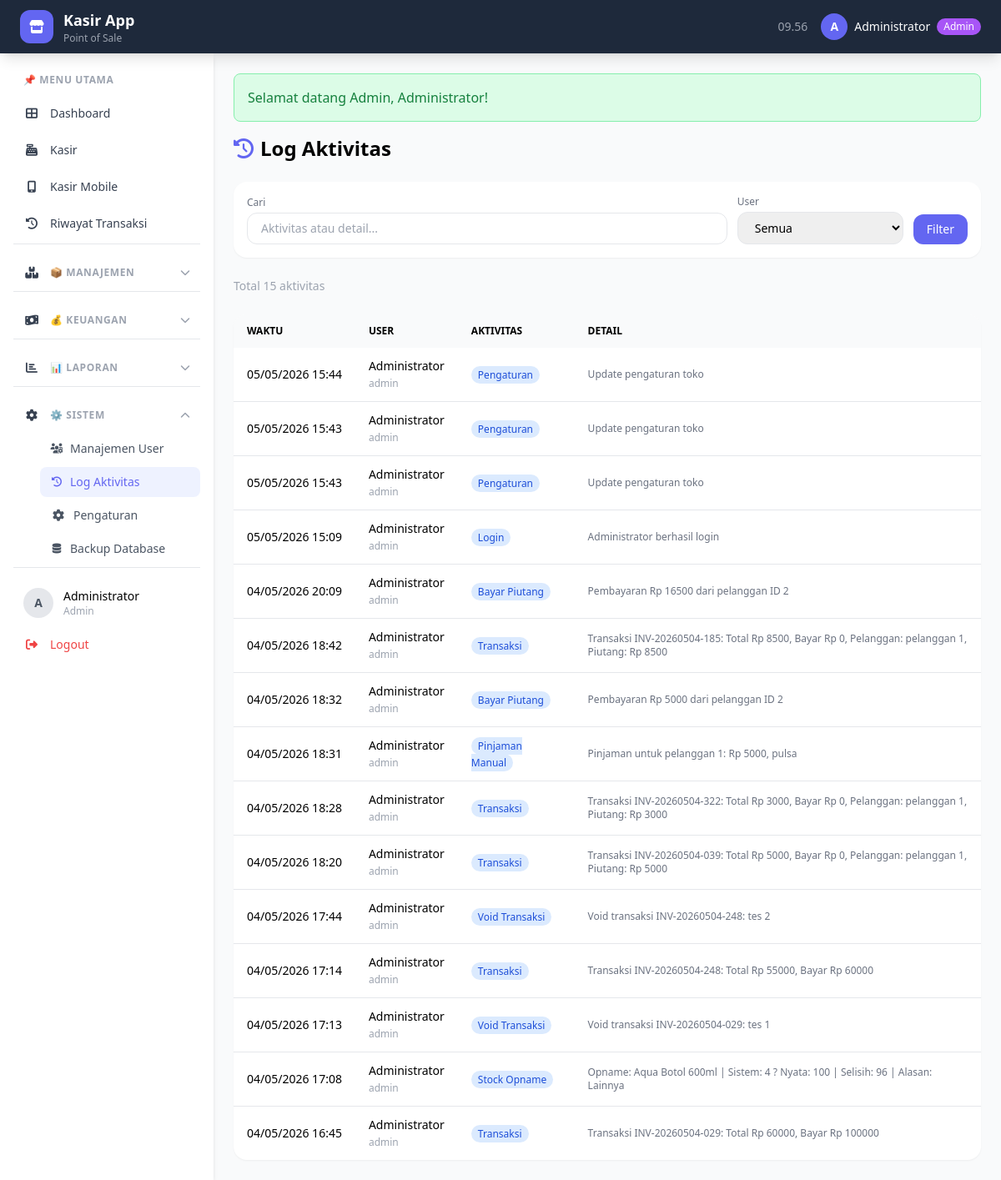
Before: /index.php?page=log (signed in) with the older database file.
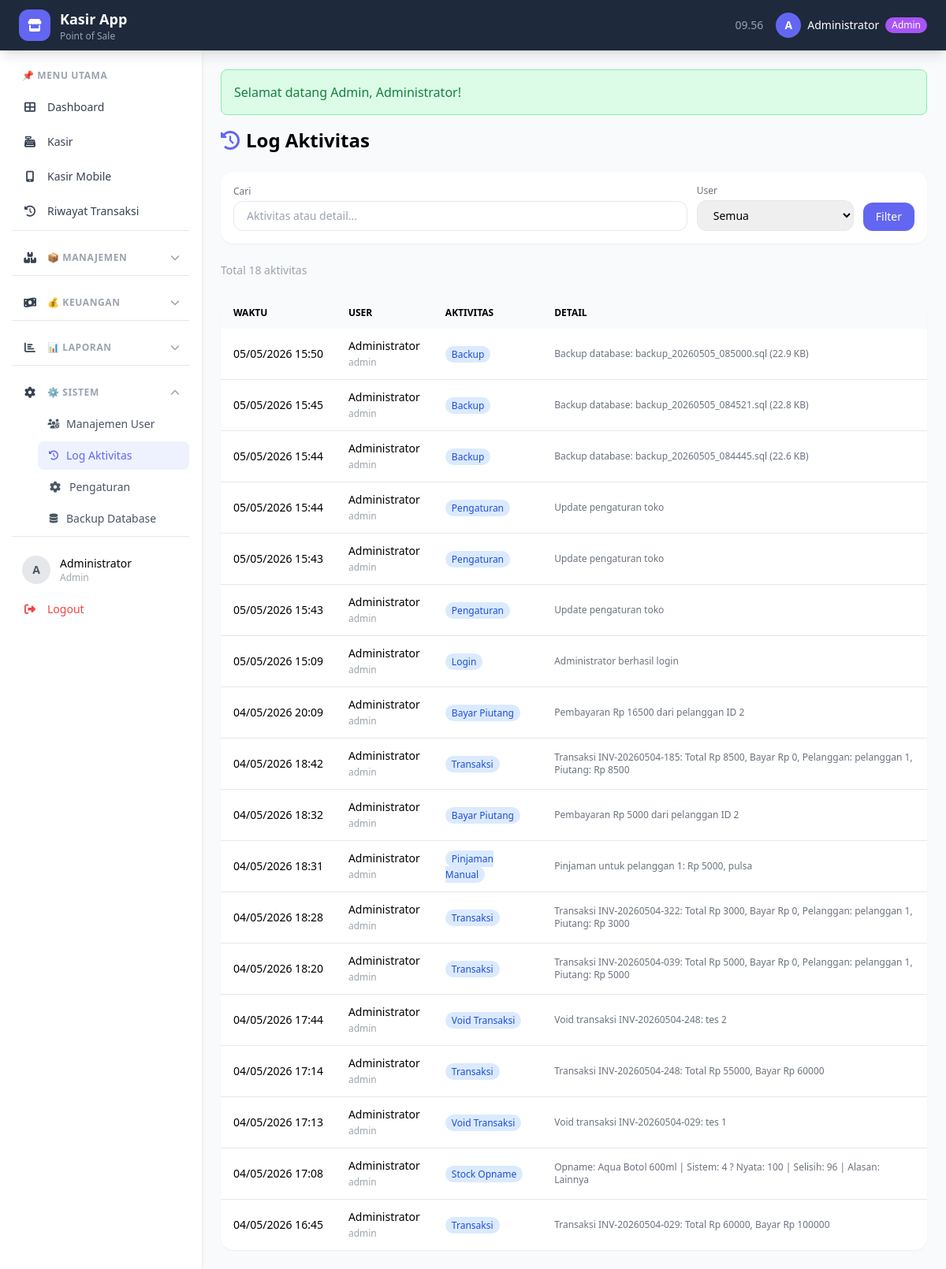
After: the same page with the newer database file.
### tables this page shows
CREATE TABLE `log_aktivitas` (
  `id` int(11) NOT NULL AUTO_INCREMENT,
  `user_id` int(11) NOT NULL,
  `aktivitas` varchar(100) NOT NULL,
  `detail` text DEFAULT NULL,
  `created_at` timestamp NOT NULL DEFAULT current_timestamp(),
  PRIMARY KEY (`id`),
  KEY `user_id` (`user_id`),
  CONSTRAINT `log_aktivitas_ibfk_1` FOREIGN KEY (`user_id`) REFERENCES `users` (`id`)
);

CREATE TABLE `users` (
  `id` int(11) NOT NULL AUTO_INCREMENT,
  `username` varchar(50) NOT NULL,
  `password` varchar(255) NOT NULL,
  `nama` varchar(100) NOT NULL,
  `role` enum('admin','kasir') NOT NULL DEFAULT 'kasir',
  `created_at` timestamp NOT NULL DEFAULT current_timestamp(),
  PRIMARY KEY (`id`),
  UNIQUE KEY `username` (`username`)
);

### halaman/log.php (the view, shortened to what this page needs)
<?php
$currentPage = getCurrentPage();
$perPage = 30;
$search = $_GET['search'] ?? '';
$where = "WHERE 1=1";
$totalQuery = mysqli_query($conn, "SELECT COUNT(*) as total FROM log_aktivitas l $where");
$totalRows = mysqli_fetch_assoc($totalQuery)['total'];
$limit = getLimit($currentPage, $perPage);
$log_list = mysqli_query($conn, "
    SELECT l.*, u.nama as user_nama, u.role
    FROM log_aktivitas l
    JOIN users u ON l.user_id = u.id
    $where
    ORDER BY l.created_at DESC
    $limit
");
?>
<div class="space-y-6">
    <h1 class="text-2xl font-bold"><i class="fas fa-history text-primary mr-2"></i>Log Aktivitas</h1>
    <div class="bg-white rounded-2xl shadow-sm p-4">
        <form method="get" class="flex flex-wrap gap-3 items-end">
            <div class="flex-1 min-w-[200px]">
                <label class="text-xs text-gray-500 block mb-1">Cari</label>
                <input type="text" name="search" value="<?= $search ?>"
                       placeholder="Aktivitas atau detail..."
                       class="w-full px-4 py-2 border rounded-xl text-sm">
            </div>
            <div>
                <label class="text-xs text-gray-500 block mb-1">User</label>
                <select name="user" class="px-4 py-2 border rounded-xl text-sm">
                    <option value="">Semua</option>
                </select>
            </div>
            <button type="submit" class="bg-primary text-white px-4 py-2 rounded-xl text-sm">Filter</button>
        </form>
    </div>
    <p class="text-sm text-gray-400">Total <?= $totalRows ?> aktivitas</p>
    <div class="bg-white rounded-2xl shadow-sm overflow-hidden">
        <table class="w-full">
            <thead class="bg-gray-50">
                <tr>
                    <th class="px-4 py-3 text-left text-xs uppercase">Waktu</th>
                    <th class="px-4 py-3 text-left text-xs uppercase">User</th>
                    <th class="px-4 py-3 text-left text-xs uppercase">Aktivitas</th>
                    <th class="px-4 py-3 text-left text-xs uppercase">Detail</th>
                </tr>
            </thead>
            <tbody class="divide-y">
                <?php while($l = mysqli_fetch_assoc($log_list)): ?>
                <tr class="hover:bg-gray-50 text-sm">
                    <td class="px-4 py-3 whitespace-nowrap"><?= tgl_jam($l['created_at']) ?></td>
                    <td class="px-4 py-3">
                        <span class="font-medium"><?= $l['user_nama'] ?></span>
                        <br><span class="text-xs text-gray-400"><?= $l['role'] ?></span>
                    </td>
                    <td class="px-4 py-3">
                        <span class="px-2 py-0.5 text-xs rounded-full bg-blue-100 text-blue-700">
                            <?= $l['aktivitas'] ?>
                        </span>
                    </td>
                    <td class="px-4 py-3 text-xs text-gray-500"><?= $l['detail'] ?></td>
                </tr>
                <?php endwhile; ?>
            </tbody>
        </table>
    </div>
</div>

### index.php (shortened to what this page needs)
<?php
require_once 'config/database.php';
require_once 'functions/helper.php';
$page = $_GET['page'] ?? 'dashboard';
switch ($page) {
    case 'log':
        include 'includes/header.php';
        include 'halaman/log.php';
        include 'includes/footer.php';
        break;
}
?>

### includes/header.php (shortened to what this page needs)
<?php
$current_page = $_GET['page'] ?? 'dashboard';
$user = userLogin();
?>
<!DOCTYPE html>
<html lang="id" class="h-full">
<head>
    <script src="https://cdn.tailwindcss.com"></script>
    <link rel="stylesheet" href="https://cdnjs.cloudflare.com/ajax/libs/font-awesome/6.4.0/css/all.min.css">
</head>
<body class="h-full bg-gray-50">
<nav class="bg-dark text-white shadow-lg sticky top-0 z-50">
    <div class="max-w-full mx-auto px-6">
        <div class="flex justify-between h-16 items-center">
            <div class="flex items-center gap-3">
                <div class="flex items-center gap-3">
                    <div class="w-10 h-10 bg-primary rounded-xl flex items-center justify-center">
                        <i class="fas fa-store text-white"></i>
                    </div>
                    <div>
                        <h1 class="font-bold text-lg"><?= APP_NAME ?></h1>
                        <p class="text-xs text-gray-400">Point of Sale</p>
                    </div>
                </div>
            </div>
            <div class="flex items-center gap-4">
                <span class="text-sm text-gray-400 hidden md:block" id="jam"></span>
                <div class="relative group">
                    <button class="flex items-center gap-2 hover:text-gray-300 transition">
                        <div class="w-8 h-8 rounded-full bg-primary flex items-center justify-center text-sm font-bold">
                            <?= strtoupper(substr($user['nama'], 0, 1)) ?>
                        </div>
                        <span class="hidden md:block text-sm"><?= $user['nama'] ?></span>
                        <span class="hidden md:block px-2 py-0.5 rounded-full text-xs <?= $user['role'] == 'admin' ? 'bg-purple-500' : 'bg-blue-500' ?>">
                            <?= ucfirst($user['role']) ?>
                        </span>
                    </button>
                </div>
            </div>
        </div>
    </div>
</nav>
<div class="flex h-[calc(100vh-64px)]">
    <aside id="sidebar" class="w-64 bg-white shadow-md overflow-y-auto flex-shrink-0 hidden lg:block transition-transform duration-300">
        <nav class="p-4 space-y-1">
            <div class="px-3 py-2 text-xs font-semibold text-gray-400 uppercase tracking-wider">
                📌 Menu Utama
            </div>
            <a href="?page=dashboard"
               class="sidebar-link flex items-center gap-3 px-3 py-2.5 rounded-xl text-sm font-medium transition
                      <?= ($current_page == 'dashboard') ? 'bg-primary text-white shadow-lg shadow-indigo-200' : 'text-gray-700 hover:bg-gray-100' ?>">
                <i class="fas fa-th-large w-5 text-center"></i> Dashboard
            </a>
            <a href="?page=kasir"
               class="sidebar-link flex items-center gap-3 px-3 py-2.5 rounded-xl text-sm font-medium transition
                      <?= ($current_page == 'kasir') ? 'bg-primary text-white shadow-lg shadow-indigo-200' : 'text-gray-700 hover:bg-gray-100' ?>">
                <i class="fas fa-cash-register w-5 text-center"></i> Kasir
            </a>
            <a href="?page=kasir-mobile"
   class="sidebar-link flex items-center gap-3 px-3 py-2.5 rounded-xl text-sm font-medium transition
          <?= ($current_page == 'kasir-mobile') ? 'bg-primary text-white shadow-lg shadow-indigo-200' : 'text-gray-700 hover:bg-gray-100' ?>">
    <i class="fas fa-mobile-alt w-5 text-center"></i> Kasir Mobile
</a>
            <a href="?page=transaksi"
               class="sidebar-link flex items-center gap-3 px-3 py-2.5 rounded-xl text-sm font-medium transition
                      <?= ($current_page == 'transaksi') ? 'bg-primary text-white shadow-lg shadow-indigo-200' : 'text-gray-700 hover:bg-gray-100' ?>">
                <i class="fas fa-history w-5 text-center"></i> Riwayat Transaksi
            </a>
            <?php if (isAdmin()): ?>
            <div class="border-t pt-4 mt-4">
                <button onclick="toggleSubmenu('submenu-manajemen')"
                        class="w-full flex items-center gap-3 px-3 py-2.5 rounded-xl text-sm font-medium text-gray-700 hover:bg-gray-100 transition">
                    <i class="fas fa-boxes w-5 text-center"></i>
                    <span class="text-xs font-semibold text-gray-400 uppercase tracking-wider">📦 Manajemen</span>
                    <i id="icon-manajemen" class="submenu-icon fas fa-chevron-down ml-auto text-xs text-gray-400 <?= in_array($current_page, ['produk', 'produk-tambah', 'produk-edit', 'satuan', 'restok', 'stock-opname', 'pelanggan', 'program-thr']) ? 'open' : '' ?>"></i>
                </button>
            </div>
            <div class="border-t pt-4 mt-4">
                <button onclick="toggleSubmenu('submenu-keuangan')"
                        class="w-full flex items-center gap-3 px-3 py-2.5 rounded-xl text-sm font-medium text-gray-700 hover:bg-gray-100 transition">
                    <i class="fas fa-money-bill-wave w-5 text-center"></i>
                    <span class="text-xs font-semibold text-gray-400 uppercase tracking-wider">💰 Keuangan</span>
                    <i id="icon-keuangan" class="submenu-icon fas fa-chevron-down ml-auto text-xs text-gray-400 <?= in_array($current_page, ['piutang', 'piutang-detail', 'pengeluaran']) ? 'open' : '' ?>"></i>
                </button>
            </div>
            <div class="border-t pt-4 mt-4">
                <button onclick="toggleSubmenu('submenu-laporan')"
                        class="w-full flex items-center gap-3 px-3 py-2.5 rounded-xl text-sm font-medium text-gray-700 hover:bg-gray-100 transition">
                    <i class="fas fa-chart-bar w-5 text-center"></i>
                    <span class="text-xs font-semibold text-gray-400 uppercase tracking-wider">📊 Laporan</span>
                    <i id="icon-laporan" class="submenu-icon fas fa-chevron-down ml-auto text-xs text-gray-400 <?= in_array($current_page, ['laporan', 'laporan-keuangan', 'analitik']) ? 'open' : '' ?>"></i>
                </button>
            </div>
            <div class="border-t pt-4 mt-4">
                <button onclick="toggleSubmenu('submenu-sistem')"
                        class="w-full flex items-center gap-3 px-3 py-2.5 rounded-xl text-sm font-medium text-gray-700 hover:bg-gray-100 transition">
                    <i class="fas fa-cog w-5 text-center"></i>
                    <span class="text-xs font-semibold text-gray-400 uppercase tracking-wider">⚙️ Sistem</span>
                    <i id="icon-sistem" class="submenu-icon fas fa-chevron-down ml-auto text-xs text-gray-400 <?= in_array($current_page, ['users', 'log', 'backup']) ? 'open' : '' ?>"></i>
                </button>
                <div id="submenu-sistem" class="ml-8 mt-1 space-y-1 submenu <?= in_array($current_page, ['users', 'log', 'backup']) ? '' : 'hidden' ?>">
                    <a href="?page=users"
                       class="flex items-center gap-2 px-3 py-2 rounded-lg text-sm transition
                              <?= ($current_page == 'users') ? 'bg-indigo-50 text-primary font-medium' : 'text-gray-600 hover:bg-gray-100' ?>">
                        <i class="fas fa-users-cog w-4 text-center text-xs"></i> Manajemen User
                    </a>
                    <a href="?page=log"
                       class="flex items-center gap-2 px-3 py-2 rounded-lg text-sm transition
                              <?= ($current_page == 'log') ? 'bg-indigo-50 text-primary font-medium' : 'text-gray-600 hover:bg-gray-100' ?>">
                        <i class="fas fa-history w-4 text-center text-xs"></i> Log Aktivitas
                    </a>
                    <a href="?page=pengaturan"
                        class="flex items-center gap-2 px-3 py-2 rounded-lg text-sm transition
                             <?= ($current_page == 'pengaturan') ? 'bg-indigo-50 text-primary font-medium' : 'text-gray-600 hover:bg-gray-100' ?>">
                        <i class="fas fa-cog w-5 text-center"></i>
                        Pengaturan
                    </a>
                    <a href="?page=backup"
                       class="flex items-center gap-2 px-3 py-2 rounded-lg text-sm transition
                              <?= ($current_page == 'backup') ? 'bg-indigo-50 text-primary font-medium' : 'text-gray-600 hover:bg-gray-100' ?>">
                        <i class="fas fa-database w-4 text-center text-xs"></i> Backup Database
                    </a>
                </div>
            </div>
            <?php endif; ?>
            <div class="border-t pt-4 mt-4">
                <div class="px-3 py-2">
                    <div class="flex items-center gap-3">
                        <div class="w-9 h-9 rounded-full bg-gray-200 flex items-center justify-center">
                            <span class="text-sm font-bold text-gray-600"><?= strtoupper(substr($user['nama'], 0, 1)) ?></span>
                        </div>
                        <div class="flex-1 min-w-0">
                            <p class="text-sm font-medium truncate"><?= $user['nama'] ?></p>
                            <p class="text-xs text-gray-400"><?= ucfirst($user['role']) ?></p>
                        </div>
                    </div>
                </div>
                <a href="proses/logout.php"
                   class="flex items-center gap-3 px-3 py-2.5 rounded-xl text-sm font-medium text-red-500 hover:bg-red-50 transition mt-1">
                    <i class="fas fa-sign-out-alt w-5 text-center"></i> Logout
                </a>
            </div>
        </nav>
    </aside>
    <main class="flex-1 overflow-y-auto p-6">
        <?php flash('sukses'); ?>

### functions/helper.php (shortened to what this page needs)
<?php
function tgl_jam($datetime) {
    return date('d/m/Y H:i', strtotime($datetime));
}
function isAdmin() {
    return isset($_SESSION['role']) && $_SESSION['role'] === 'admin';
}
function flash($nama = 'sukses') {
    if (isset($_SESSION[$nama])) {
        $type = $_SESSION[$nama . '_type'] ?? 'success';
        $bg = $type == 'danger' ? 'bg-red-100 text-red-700 border-red-300' : 'bg-green-100 text-green-700 border-green-300';
        echo "<div class='mb-4 p-4 border rounded-lg $bg'>";
        echo $_SESSION[$nama];
        echo "</div>";
    }
}
function userLogin() {
    return [
        'id' => $_SESSION['user_id'] ?? 0,
        'nama' => $_SESSION['nama'] ?? '',
        'role' => $_SESSION['role'] ?? ''
    ];
}
function getLimit($page = 1, $perPage = 20) {
    $page = max(1, (int)$page);
    $start = ($page - 1) * $perPage;
    return "LIMIT $start, $perPage";
}
function getCurrentPage() {
    return isset($_GET['page_num']) ? max(1, (int)$_GET['page_num']) : 1;
}
?>

### includes/footer.php (shortened to what this page needs)
    </main>
</div>
</body>
</html>

### includes/header.php (style rules this page uses)
.sidebar-link { transition: all 0.2s ease; }
.submenu-icon { transition: transform 0.3s ease; }
.submenu-icon.open { transform: rotate(180deg); }
.submenu { animation: slideDown 0.2s ease; }

Changed rows visible on the page:
added log_aktivitas: created_at "05/05/2026 15:50", user.nama "Administrator", user.role "admin", aktivitas "Backup", detail "Backup database: backup_20260505_085000.sql (22.9 KB)"
added log_aktivitas: created_at "05/05/2026 15:45", user.nama "Administrator", user.role "admin", aktivitas "Backup", detail "Backup database: backup_20260505_084521.sql (22.8 KB)"
added log_aktivitas: created_at "05/05/2026 15:44", user.nama "Administrator", user.role "admin", aktivitas "Backup", detail "Backup database: backup_20260505_084445.sql (22.6 KB)"
Other visible differences:
$totalRows: "15" → "18"
